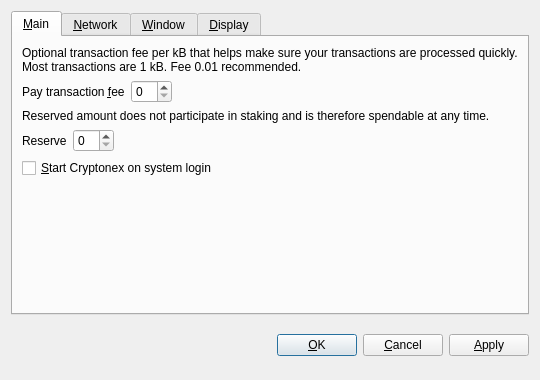
<?xml version="1.0" encoding="UTF-8"?>
<ui version="4.0">
 <class>OptionsDialog</class>
 <widget class="QDialog" name="OptionsDialog">
  <property name="geometry">
   <rect>
    <x>0</x>
    <y>0</y>
    <width>540</width>
    <height>380</height>
   </rect>
  </property>
  <property name="windowTitle">
   <string>Options</string>
  </property>
  <property name="modal">
   <bool>true</bool>
  </property>
  <layout class="QVBoxLayout" name="verticalLayout">
   <item>
    <widget class="QTabWidget" name="tabWidget">
     <property name="tabPosition">
      <enum>QTabWidget::North</enum>
     </property>
     <property name="currentIndex">
      <number>0</number>
     </property>
     <widget class="QWidget" name="tabMain">
      <attribute name="title">
       <string>&amp;Main</string>
      </attribute>
      <layout class="QVBoxLayout" name="verticalLayout_Main">
       <item>
        <widget class="QLabel" name="transactionFeeInfoLabel">
         <property name="text">
          <string>Optional transaction fee per kB that helps make sure your transactions are processed quickly. Most transactions are 1 kB. Fee 0.01 recommended.</string>
         </property>
         <property name="textFormat">
          <enum>Qt::PlainText</enum>
         </property>
         <property name="wordWrap">
          <bool>true</bool>
         </property>
        </widget>
       </item>
       <item>
        <layout class="QHBoxLayout" name="horizontalLayoutFee">
         <item>
          <widget class="QLabel" name="transactionFeeLabel">
           <property name="text">
            <string>Pay transaction &amp;fee</string>
           </property>
           <property name="textFormat">
            <enum>Qt::PlainText</enum>
           </property>
           <property name="buddy">
            <cstring>transactionFee</cstring>
           </property>
          </widget>
         </item>
         <item>
          <widget class="BitcoinAmountField" name="transactionFee"/>
         </item>
         <item>
          <spacer name="horizontalSpacerFee">
           <property name="orientation">
            <enum>Qt::Horizontal</enum>
           </property>
           <property name="sizeHint" stdset="0">
            <size>
             <width>40</width>
             <height>20</height>
            </size>
           </property>
          </spacer>
         </item>
        </layout>
       </item>
       <item>
        <widget class="QLabel" name="reserveBalanceInfoLabel">
         <property name="text">
          <string>Reserved amount does not participate in staking and is therefore spendable at any time.</string>
         </property>
         <property name="textFormat">
          <enum>Qt::PlainText</enum>
         </property>
         <property name="wordWrap">
          <bool>true</bool>
         </property>
        </widget>
       </item>
       <item>
        <layout class="QHBoxLayout" name="horizontalLayoutReserveBalance">
         <item>
          <widget class="QLabel" name="reserveBalanceLabel">
           <property name="text">
            <string>Reserve</string>
           </property>
           <property name="textFormat">
            <enum>Qt::PlainText</enum>
           </property>
           <property name="buddy">
            <cstring>reserveBalance</cstring>
           </property>
          </widget>
         </item>
         <item>
          <widget class="BitcoinAmountField" name="reserveBalance"/>
         </item>
         <item>
          <spacer name="horizontalSpacerReserveBalance">
           <property name="orientation">
            <enum>Qt::Horizontal</enum>
           </property>
           <property name="sizeHint" stdset="0">
            <size>
             <width>40</width>
             <height>20</height>
            </size>
           </property>
          </spacer>
         </item>
        </layout>
       </item>
       <item>
        <widget class="QCheckBox" name="bitcoinAtStartup">
         <property name="toolTip">
          <string>Automatically start Cryptonex after logging in to the system.</string>
         </property>
         <property name="text">
          <string>&amp;Start Cryptonex on system login</string>
         </property>
        </widget>
       </item>
       <item>
        <spacer name="verticalSpacer_Main">
         <property name="orientation">
          <enum>Qt::Vertical</enum>
         </property>
         <property name="sizeHint" stdset="0">
          <size>
           <width>20</width>
           <height>40</height>
          </size>
         </property>
        </spacer>
       </item>
      </layout>
     </widget>
     <widget class="QWidget" name="tabNetwork">
      <attribute name="title">
       <string>&amp;Network</string>
      </attribute>
      <layout class="QVBoxLayout" name="verticalLayout_Network">
       <item>
        <widget class="QCheckBox" name="mapPortUpnp">
         <property name="toolTip">
          <string>Automatically open the Cryptonex client port on the router. This only works when your router supports UPnP and it is enabled.</string>
         </property>
         <property name="text">
          <string>Map port using &amp;UPnP</string>
         </property>
        </widget>
       </item>
       <item>
        <widget class="QCheckBox" name="connectSocks">
         <property name="toolTip">
          <string>Connect to the Cryptonex network through a SOCKS proxy (e.g. when connecting through Tor).</string>
         </property>
         <property name="text">
          <string>&amp;Connect through SOCKS proxy:</string>
         </property>
        </widget>
       </item>
       <item>
        <layout class="QHBoxLayout" name="horizontalLayout_Network">
         <item>
          <widget class="QLabel" name="proxyIpLabel">
           <property name="text">
            <string>Proxy &amp;IP:</string>
           </property>
           <property name="textFormat">
            <enum>Qt::PlainText</enum>
           </property>
           <property name="buddy">
            <cstring>proxyIp</cstring>
           </property>
          </widget>
         </item>
         <item>
          <widget class="QValidatedLineEdit" name="proxyIp">
           <property name="maximumSize">
            <size>
             <width>140</width>
             <height>16777215</height>
            </size>
           </property>
           <property name="toolTip">
            <string>IP address of the proxy (e.g. 127.0.0.1)</string>
           </property>
          </widget>
         </item>
         <item>
          <widget class="QLabel" name="proxyPortLabel">
           <property name="text">
            <string>&amp;Port:</string>
           </property>
           <property name="textFormat">
            <enum>Qt::PlainText</enum>
           </property>
           <property name="buddy">
            <cstring>proxyPort</cstring>
           </property>
          </widget>
         </item>
         <item>
          <widget class="QLineEdit" name="proxyPort">
           <property name="maximumSize">
            <size>
             <width>55</width>
             <height>16777215</height>
            </size>
           </property>
           <property name="toolTip">
            <string>Port of the proxy (e.g. 9050)</string>
           </property>
          </widget>
         </item>
         <item>
          <widget class="QLabel" name="socksVersionLabel">
           <property name="text">
            <string>SOCKS &amp;Version:</string>
           </property>
           <property name="textFormat">
            <enum>Qt::PlainText</enum>
           </property>
           <property name="buddy">
            <cstring>socksVersion</cstring>
           </property>
          </widget>
         </item>
         <item>
          <widget class="QValueComboBox" name="socksVersion">
           <property name="toolTip">
            <string>SOCKS version of the proxy (e.g. 5)</string>
           </property>
          </widget>
         </item>
         <item>
          <spacer name="horizontalSpacer_Network">
           <property name="orientation">
            <enum>Qt::Horizontal</enum>
           </property>
           <property name="sizeHint" stdset="0">
            <size>
             <width>40</width>
             <height>20</height>
            </size>
           </property>
          </spacer>
         </item>
        </layout>
       </item>
       <item>
        <spacer name="verticalSpacer_Network">
         <property name="orientation">
          <enum>Qt::Vertical</enum>
         </property>
         <property name="sizeHint" stdset="0">
          <size>
           <width>20</width>
           <height>40</height>
          </size>
         </property>
        </spacer>
       </item>
      </layout>
     </widget>
     <widget class="QWidget" name="tabWindow">
      <attribute name="title">
       <string>&amp;Window</string>
      </attribute>
      <layout class="QVBoxLayout" name="verticalLayout_Window">
       <item>
        <widget class="QCheckBox" name="minimizeToTray">
         <property name="toolTip">
          <string>Show only a tray icon after minimizing the window.</string>
         </property>
         <property name="text">
          <string>&amp;Minimize to the tray instead of the taskbar</string>
         </property>
        </widget>
       </item>
       <item>
        <widget class="QCheckBox" name="minimizeOnClose">
         <property name="toolTip">
          <string>Minimize instead of exit the application when the window is closed. When this option is enabled, the application will be closed only after selecting Quit in the menu.</string>
         </property>
         <property name="text">
          <string>M&amp;inimize on close</string>
         </property>
        </widget>
       </item>
       <item>
        <spacer name="verticalSpacer_Window">
         <property name="orientation">
          <enum>Qt::Vertical</enum>
         </property>
         <property name="sizeHint" stdset="0">
          <size>
           <width>20</width>
           <height>40</height>
          </size>
         </property>
        </spacer>
       </item>
      </layout>
     </widget>
     <widget class="QWidget" name="tabDisplay">
      <attribute name="title">
       <string>&amp;Display</string>
      </attribute>
      <layout class="QVBoxLayout" name="verticalLayout_Display">
       <item>
        <layout class="QHBoxLayout" name="horizontalLayout_1_Display">
         <item>
          <widget class="QLabel" name="langLabel">
           <property name="text">
            <string>User Interface &amp;language:</string>
           </property>
           <property name="textFormat">
            <enum>Qt::PlainText</enum>
           </property>
           <property name="buddy">
            <cstring>lang</cstring>
           </property>
          </widget>
         </item>
         <item>
          <widget class="QValueComboBox" name="lang">
           <property name="toolTip">
            <string>The user interface language can be set here. This setting will take effect after restarting Cryptonex.</string>
           </property>
          </widget>
         </item>
        </layout>
       </item>
       <item>
        <layout class="QHBoxLayout" name="horizontalLayout_2_Display">
         <item>
          <widget class="QLabel" name="unitLabel">
           <property name="text">
            <string>&amp;Unit to show amounts in:</string>
           </property>
           <property name="textFormat">
            <enum>Qt::PlainText</enum>
           </property>
           <property name="buddy">
            <cstring>unit</cstring>
           </property>
          </widget>
         </item>
         <item>
          <widget class="QValueComboBox" name="unit">
           <property name="toolTip">
            <string>Choose the default subdivision unit to show in the interface and when sending coins.</string>
           </property>
          </widget>
         </item>
        </layout>
       </item>
       <item>
        <widget class="QCheckBox" name="displayAddresses">
         <property name="toolTip">
          <string>Whether to show Cryptonex addresses in the transaction list or not.</string>
         </property>
         <property name="text">
          <string>&amp;Display addresses in transaction list</string>
         </property>
        </widget>
       </item>
       <item>
        <widget class="QCheckBox" name="coinControlFeatures">
         <property name="toolTip">
          <string>Whether to show coin control features or not.</string>
         </property>
         <property name="text">
          <string>Display coin &amp;control features (experts only!)</string>
         </property>
        </widget>
       </item>
       <item>
        <spacer name="verticalSpacer_Display">
         <property name="orientation">
          <enum>Qt::Vertical</enum>
         </property>
         <property name="sizeHint" stdset="0">
          <size>
           <width>20</width>
           <height>40</height>
          </size>
         </property>
        </spacer>
       </item>
      </layout>
     </widget>
    </widget>
   </item>
   <item>
    <layout class="QHBoxLayout" name="horizontalLayout_Buttons">
     <item>
      <spacer name="horizontalSpacer_1">
       <property name="orientation">
        <enum>Qt::Horizontal</enum>
       </property>
       <property name="sizeHint" stdset="0">
        <size>
         <width>40</width>
         <height>48</height>
        </size>
       </property>
      </spacer>
     </item>
     <item>
      <widget class="QLabel" name="statusLabel">
       <property name="font">
        <font>
         <weight>75</weight>
         <bold>true</bold>
        </font>
       </property>
       <property name="text">
        <string/>
       </property>
       <property name="textFormat">
        <enum>Qt::PlainText</enum>
       </property>
       <property name="wordWrap">
        <bool>true</bool>
       </property>
      </widget>
     </item>
     <item>
      <spacer name="horizontalSpacer_2">
       <property name="orientation">
        <enum>Qt::Horizontal</enum>
       </property>
       <property name="sizeHint" stdset="0">
        <size>
         <width>40</width>
         <height>48</height>
        </size>
       </property>
      </spacer>
     </item>
     <item>
      <widget class="QPushButton" name="okButton">
       <property name="text">
        <string>&amp;OK</string>
       </property>
      </widget>
     </item>
     <item>
      <widget class="QPushButton" name="cancelButton">
       <property name="text">
        <string>&amp;Cancel</string>
       </property>
       <property name="autoDefault">
        <bool>false</bool>
       </property>
      </widget>
     </item>
     <item>
      <widget class="QPushButton" name="applyButton">
       <property name="text">
        <string>&amp;Apply</string>
       </property>
       <property name="autoDefault">
        <bool>false</bool>
       </property>
      </widget>
     </item>
    </layout>
   </item>
  </layout>
 </widget>
 <customwidgets>
  <customwidget>
   <class>BitcoinAmountField</class>
   <extends>QSpinBox</extends>
   <header>bitcoinamountfield.h</header>
  </customwidget>
  <customwidget>
   <class>QValueComboBox</class>
   <extends>QComboBox</extends>
   <header>qvaluecombobox.h</header>
  </customwidget>
  <customwidget>
   <class>QValidatedLineEdit</class>
   <extends>QLineEdit</extends>
   <header>qvalidatedlineedit.h</header>
  </customwidget>
 </customwidgets>
 <resources/>
 <connections/>
</ui>
